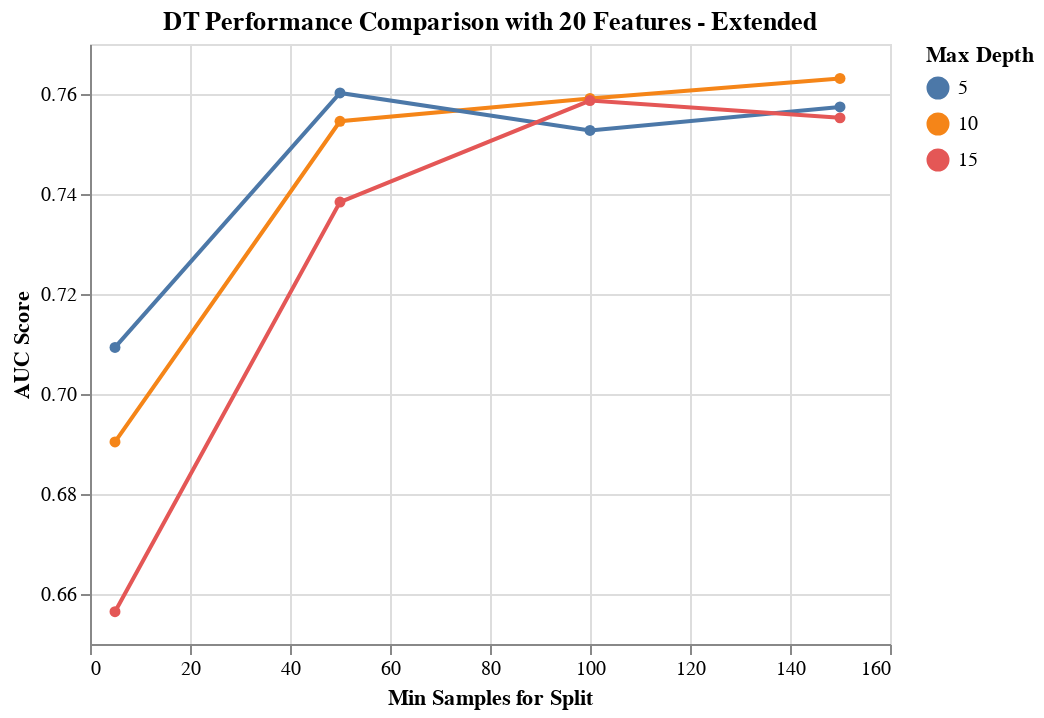

The notebook cell saved with this chart:
### Code cell
results_DT_20_features = results_DT[results_DT['rfi_fs__n_features_'] == 20.0]

alt.Chart(results_DT_20_features, 
          title='DT Performance Comparison with 20 Features - Extended'
         ).mark_line(point=True).encode(
    alt.X('dt__min_samples_split', title='Min Samples for Split'),
    alt.Y('mean_score', title='AUC Score', scale=alt.Scale(zero=False)),
    alt.Color('dt__max_depth:N', title='Max Depth')
)

### Figure 1 — Vega-Lite specification as saved in the notebook (floating-point values rounded to 4 significant figures)
{"config": {"view": {"continuousWidth": 400, "continuousHeight": 300}}, "data": {"name": "data-fd1ce1e3a07ce700db00f2d754b1db34"}, "mark": {"type": "line", "point": true}, "encoding": {"color": {"type": "nominal", "field": "dt__max_depth", "title": "Max Depth"}, "x": {"type": "quantitative", "field": "dt__min_samples_split", "title": "Min Samples for Split"}, "y": {"type": "quantitative", "field": "mean_score", "scale": {"zero": false}, "title": "AUC Score"}}, "title": "DT Performance Comparison with 20 Features - Extended", "$schema": "https://vega.github.io/schema/vega-lite/v4.0.2.json", "datasets": {"data-fd1ce1e3a07ce700db00f2d754b1db34": [{"mean_score": 0.7631, "std_score": 0.05045, "max_score": 0.8336, "min_score": 0.6971, "dt__max_depth": 10.0, "dt__min_samples_split": 150.0, "rfi_fs__n_features_": 20.0}, {"mean_score": 0.7602, "std_score": 0.02279, "max_score": 0.7823, "min_score": 0.7185, "dt__max_depth": 5.0, "dt__min_samples_split": 50.0, "rfi_fs__n_features_": 20.0}, {"mean_score": 0.7591, "std_score": 0.0498, "max_score": 0.8164, "min_score": 0.6912, "dt__max_depth": 10.0, "dt__min_samples_split": 100.0, "rfi_fs__n_features_": 20.0}, {"mean_score": 0.7587, "std_score": 0.05001, "max_score": 0.8254, "min_score": 0.6981, "dt__max_depth": 15.0, "dt__min_samples_split": 100.0, "rfi_fs__n_features_": 20.0}, {"mean_score": 0.7574, "std_score": 0.02776, "max_score": 0.791, "min_score": 0.7144, "dt__max_depth": 5.0, "dt__min_samples_split": 150.0, "rfi_fs__n_features_": 20.0}, {"mean_score": 0.7552, "std_score": 0.05753, "max_score": 0.8417, "min_score": 0.692, "dt__max_depth": 15.0, "dt__min_samples_split": 150.0, "rfi_fs__n_features_": 20.0}, {"mean_score": 0.7545, "std_score": 0.05315, "max_score": 0.8284, "min_score": 0.6841, "dt__max_depth": 10.0, "dt__min_samples_split": 50.0, "rfi_fs__n_features_": 20.0}, {"mean_score": 0.7527, "std_score": 0.02407, "max_score": 0.78, "min_score": 0.7144, "dt__max_depth": 5.0, "dt__min_samples_split": 100.0, "rfi_fs__n_features_": 20.0}, {"mean_score": 0.7384, "std_score": 0.04665, "max_score": 0.8087, "min_score": 0.6859, "dt__max_depth": 15.0, "dt__min_samples_split": 50.0, "rfi_fs__n_features_": 20.0}, {"mean_score": 0.7093, "std_score": 0.02614, "max_score": 0.7321, "min_score": 0.6609, "dt__max_depth": 5.0, "dt__min_samples_split": 5.0, "rfi_fs__n_features_": 20.0}, {"mean_score": 0.6904, "std_score": 0.05792, "max_score": 0.758, "min_score": 0.6021, "dt__max_depth": 10.0, "dt__min_samples_split": 5.0, "rfi_fs__n_features_": 20.0}, {"mean_score": 0.6565, "std_score": 0.04676, "max_score": 0.7406, "min_score": 0.6077, "dt__max_depth": 15.0, "dt__min_samples_split": 5.0, "rfi_fs__n_features_": 20.0}]}}
